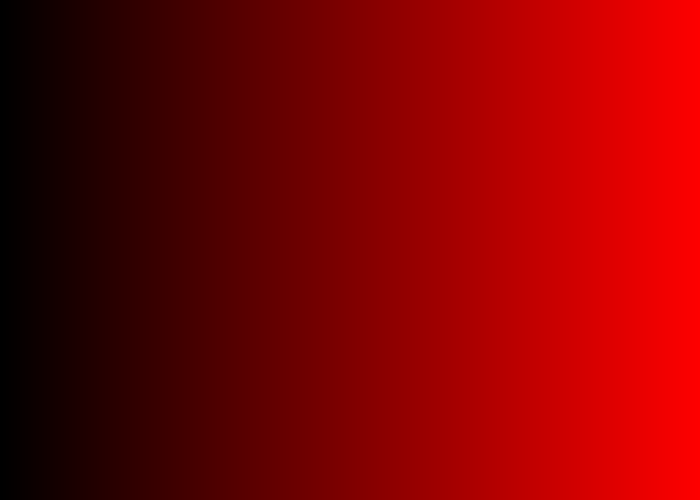

Recreate this plot in Python.
from PIL import Image

def make_gradient(width, length):
    # PIL accesses images in Cartesian co-ordinates, so it is Image[columns, rows]
    img = Image.new( 'RGB', (width, length), "black")
    pixels = img.load() # create the pixel map

    for i in range(img.size[0]):    # for every col:
        for j in range(img.size[1]):    # For every row
            pixels[i,j] = (int(i*255/width), 0, 0) # set the colour accordingly

    img.save("gradient.png", "PNG")


if __name__ == "__main__":
    make_gradient(500, 500);
